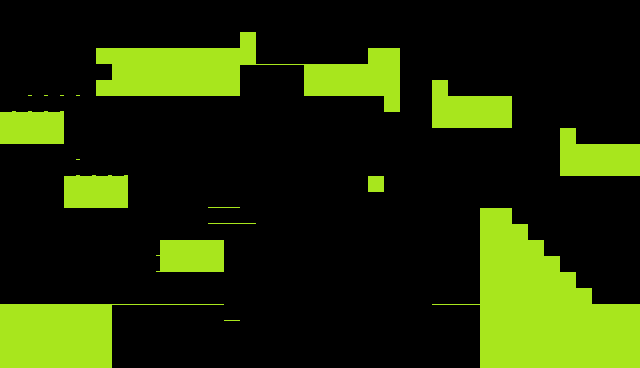

A 2D game scene composited from a Tiled map and its tileset images. What follows is a short description and the map's XML, with every tile layer's data as written:
An orthogonal 40x23 tile map with 16x16 px tiles, 1 tile layer (Background) and 23 objects (8x Platform, Player, Item, Boss).

<map version="1.10" tiledversion="1.11.0" orientation="orthogonal" renderorder="right-down" width="40" height="23" tilewidth="16" tileheight="16" infinite="0" nextlayerid="5" nextobjectid="87">
 <tileset firstgid="1" source="test-terrain-tileset.tsx" />
 <layer id="1" name="Background" width="40" height="23">
  <data encoding="csv">
0,0,0,0,0,0,0,0,0,0,0,0,0,0,0,0,0,0,0,0,0,0,0,0,0,0,0,0,0,0,0,0,0,0,0,0,0,0,0,0,
0,0,0,0,0,0,0,0,0,0,0,0,0,0,0,0,0,0,0,0,0,0,0,0,0,0,0,0,0,0,0,0,0,0,0,0,0,0,0,0,
0,0,0,0,0,0,0,0,0,0,0,0,0,0,0,8,0,0,0,0,0,0,0,0,0,0,0,0,0,0,0,0,0,0,0,0,0,0,0,0,
0,0,0,0,0,0,8,8,8,8,8,8,8,8,8,8,0,0,0,0,0,0,0,8,8,0,0,0,0,0,0,0,0,0,0,0,0,0,0,0,
0,0,0,0,0,0,0,14,14,14,14,14,14,14,14,26,26,26,26,14,14,14,14,8,8,0,0,0,0,0,0,0,0,0,0,0,0,0,0,0,
0,1,1,1,1,0,8,20,20,20,20,20,20,20,20,32,32,32,32,20,20,20,20,8,8,0,0,8,0,0,0,0,0,0,0,0,0,0,0,0,
1,1,1,1,0,0,0,0,0,0,0,0,0,0,0,0,0,0,0,0,0,0,0,0,8,0,0,8,14,14,14,14,0,0,0,0,0,0,0,0,
14,14,14,14,0,0,0,0,0,0,0,0,0,0,0,0,0,0,0,0,0,0,0,0,0,0,0,8,20,20,20,20,0,0,0,0,0,0,0,0,
20,20,20,20,0,0,0,0,0,0,0,0,0,0,0,0,0,0,0,0,0,0,0,0,0,0,0,0,0,0,0,0,0,0,0,8,0,0,0,0,
0,0,0,0,1,0,0,0,0,0,0,0,0,0,0,0,0,0,0,0,0,0,0,0,0,0,0,0,0,0,0,0,0,0,0,8,14,14,14,14,
0,0,0,0,1,1,1,1,0,0,0,0,0,0,36,36,0,0,0,0,0,0,0,0,0,0,0,0,0,0,0,0,0,0,0,8,20,20,20,20,
0,0,0,0,14,14,14,14,0,0,0,0,0,0,36,36,36,36,0,0,0,0,0,8,0,0,0,0,0,0,0,0,0,0,0,0,0,0,0,0,
0,0,0,0,20,20,20,20,0,0,0,0,0,2,2,36,36,36,36,36,0,0,0,0,0,0,0,0,0,0,0,0,0,0,0,0,0,0,0,0,
0,0,0,0,0,0,0,0,0,0,0,0,0,2,2,2,36,36,0,36,36,36,0,0,0,0,0,0,0,0,14,14,0,0,0,0,0,0,0,0,
0,0,0,0,0,0,0,0,0,0,0,0,0,0,0,0,0,36,36,0,36,36,36,0,0,0,0,0,0,0,20,20,14,0,0,0,0,0,0,0,
0,0,0,0,0,0,0,0,0,1,14,14,14,14,0,0,0,0,0,0,0,36,36,36,0,0,0,0,0,0,20,20,20,14,0,0,0,0,0,0,
0,0,0,0,0,0,0,0,0,1,20,20,20,20,0,0,0,0,0,0,0,0,0,36,0,0,0,0,0,0,20,20,20,20,14,0,0,0,0,0,
0,0,0,0,0,0,0,0,0,0,0,0,0,0,0,0,0,0,0,0,0,0,0,0,0,0,0,0,0,0,20,20,20,20,20,14,0,0,0,0,
0,0,0,0,0,0,0,0,0,0,0,0,0,0,0,0,0,0,0,0,0,0,0,0,0,0,0,0,0,0,20,20,20,20,20,20,14,0,0,0,
14,14,14,14,14,14,14,26,26,26,26,26,26,26,0,0,0,0,0,0,0,0,0,0,0,0,0,26,26,26,20,20,20,20,20,20,20,14,14,14,
20,20,20,20,20,20,20,32,32,32,32,32,32,32,26,0,0,0,0,0,0,0,0,0,0,0,0,32,32,32,20,20,20,20,20,20,20,20,20,20,
20,20,20,20,20,20,20,32,32,32,32,32,32,32,32,0,0,0,0,0,0,0,0,0,0,0,0,32,32,32,20,20,20,20,20,20,20,20,20,20,
20,20,20,20,20,20,20,32,32,32,32,32,32,32,32,0,0,0,0,0,0,0,0,0,0,0,0,32,32,32,20,20,20,20,20,20,20,20,20,20
</data>
 </layer>
 <objectgroup id="3" name="spawn_points">
  <object id="3" name="Player" type="Player" x="32" y="256" width="25" height="32" />
  <object id="75" name="Item" type="Item" x="624" y="256" width="16" height="25" />
  <object id="85" type="Boss" x="304" y="192" width="102" height="104" />
 </objectgroup>
 <objectgroup id="4" name="collisions">
  <object id="45" x="-16" y="0" width="16" height="368" />
  <object id="48" x="-16" y="352" width="640" height="16" />
  <object id="50" x="640" y="0" width="16" height="368" />
  <object id="51" x="0" y="-48" width="640" height="16" />
  <object id="52" x="0" y="304" width="112" height="64" />
  <object id="54" x="480" y="208" width="32" height="160" />
  <object id="55" x="512" y="224" width="16" height="144" />
  <object id="56" x="528" y="240" width="16" height="128" />
  <object id="57" x="544" y="256" width="16" height="112" />
  <object id="60" x="560" y="272" width="16" height="96" />
  <object id="61" x="576" y="288" width="16" height="80" />
  <object id="62" x="592" y="304" width="48" height="64" />
  <object id="65" type="Platform" x="160" y="240" width="64" height="32" />
  <object id="67" type="Platform" x="64" y="176" width="64" height="32" />
  <object id="68" type="Platform" x="0" y="112" width="64" height="32" />
  <object id="69" type="Platform" x="112" y="64" width="64" height="32" />
  <object id="70" type="Platform" x="176" y="64" width="64" height="32" />
  <object id="71" type="Platform" x="304" y="64" width="64" height="32" />
  <object id="72" type="Platform" x="448" y="96" width="64" height="32" />
  <object id="73" type="Platform" x="576" y="144" width="64" height="32" />
 </objectgroup>
</map>